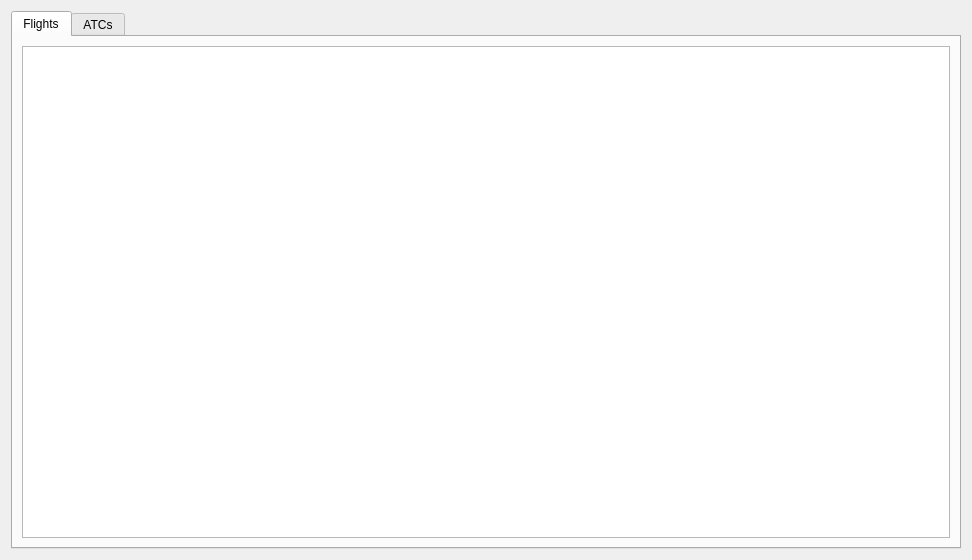
<?xml version="1.0" encoding="UTF-8"?>
<ui version="4.0">
 <class>ClientListWindow</class>
 <widget class="QWidget" name="ClientListWindow">
  <property name="geometry">
   <rect>
    <x>0</x>
    <y>0</y>
    <width>972</width>
    <height>560</height>
   </rect>
  </property>
  <property name="windowTitle">
   <string>Clients</string>
  </property>
  <layout class="QGridLayout" name="gridLayout">
   <item row="0" column="0">
    <widget class="QTabWidget" name="tabWidget">
     <property name="currentIndex">
      <number>0</number>
     </property>
     <widget class="QWidget" name="flightsTab">
      <attribute name="title">
       <string>Flights</string>
      </attribute>
      <layout class="QGridLayout" name="gridLayout_2">
       <item row="0" column="0">
        <widget class="QTableView" name="flights">
         <property name="showDropIndicator" stdset="0">
          <bool>false</bool>
         </property>
         <property name="selectionMode">
          <enum>QAbstractItemView::SingleSelection</enum>
         </property>
         <property name="selectionBehavior">
          <enum>QAbstractItemView::SelectRows</enum>
         </property>
         <property name="showGrid">
          <bool>false</bool>
         </property>
         <property name="wordWrap">
          <bool>false</bool>
         </property>
         <attribute name="verticalHeaderVisible">
          <bool>false</bool>
         </attribute>
        </widget>
       </item>
      </layout>
     </widget>
     <widget class="QWidget" name="atcsTab">
      <attribute name="title">
       <string>ATCs</string>
      </attribute>
      <layout class="QGridLayout" name="gridLayout_3">
       <item row="0" column="0">
        <widget class="QTableView" name="atcs">
         <property name="showDropIndicator" stdset="0">
          <bool>false</bool>
         </property>
         <property name="selectionMode">
          <enum>QAbstractItemView::SingleSelection</enum>
         </property>
         <property name="selectionBehavior">
          <enum>QAbstractItemView::SelectRows</enum>
         </property>
         <property name="showGrid">
          <bool>false</bool>
         </property>
         <property name="wordWrap">
          <bool>false</bool>
         </property>
         <attribute name="verticalHeaderVisible">
          <bool>false</bool>
         </attribute>
        </widget>
       </item>
      </layout>
     </widget>
    </widget>
   </item>
  </layout>
 </widget>
 <resources/>
 <connections/>
</ui>
